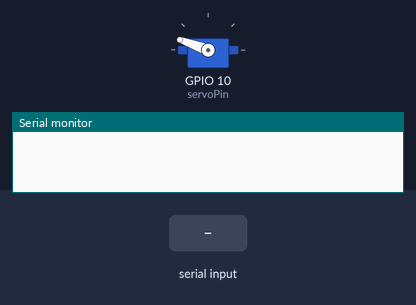
Recording of a sketch running on a simulated ESP32. Shown: servo, the last lines printed to the serial monitor. The test bench sets the inputs (shaded band).

Above: at 3.7 s.
3.8 s: "radio_rx 12345678" received over the second serial link
6.3 s: "radio_rx 12345678" received over the second serial link
At 7.6 s:
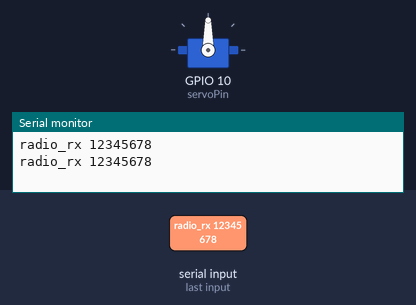
8.8 s: "1" received over the second serial link
Timing chart, 0 to 11.8 s (numbered marks = the images above; inputs shaded):
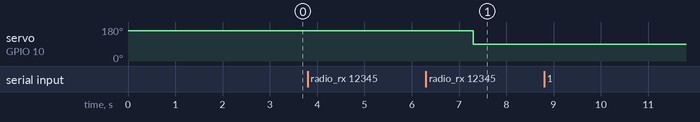

The sketch:

cansatdrop.ino
```cpp
#include <ESP32Servo.h>

static const int servoPin = 10;

Servo servo1;

int opened = 90;
int closed = 160;

void setup()
{
  Serial.begin(9600);

  //initializing uart(uart1)
  Serial1.begin(115200, SERIAL_8N1, 1, 0);
  servo1.attach(servoPin);
  servo1.write(closed);

  //running radiosetup function 3 times
  for(int i=0; i<3; i++)
  {
    Serial1.println("sys reset");
    delay(100);

    //setting up radio as lora
    Serial1.println("radio set mod lora");
    delay(100);

    //set pa on
    Serial1.println("radio set pa on");
    delay(100);

    //setting freq
    Serial1.println("radio set freq 862750000");
    delay(100);

    //setting power
    Serial1.println("radio set pwr 20");
    delay(100);

    //setting spreadingfactor
    Serial1.println("radio set sf sf10");
    delay(100);

    //setting sync byte
    Serial1.println("radio set sync 12");
    delay(100);

    //setting bandwith to 250
    Serial1.println("radio set bw 125");
    delay(100);
  }

  Serial1.println("radio rx 0");
  delay(100);
}

int servo_counter = 1;

void loop()
{
  if(Serial1.available())
  {
    String valasz = Serial1.readString();
    Serial.println(valasz);
    if(valasz.startsWith("radio_rx 12345678"))
    {
      if(servo_counter == 1)
      {
        servo1.write(closed);
        servo_counter = 2;
      }
      else if(servo_counter == 2)
      {
        servo1.write(opened);
        servo_counter = 1;
      }
    }
  }
}
```

Measured:
- after the input at 6.3 s, servo on GPIO 10 (servoPin): 160° → 90° after 1.0 s
